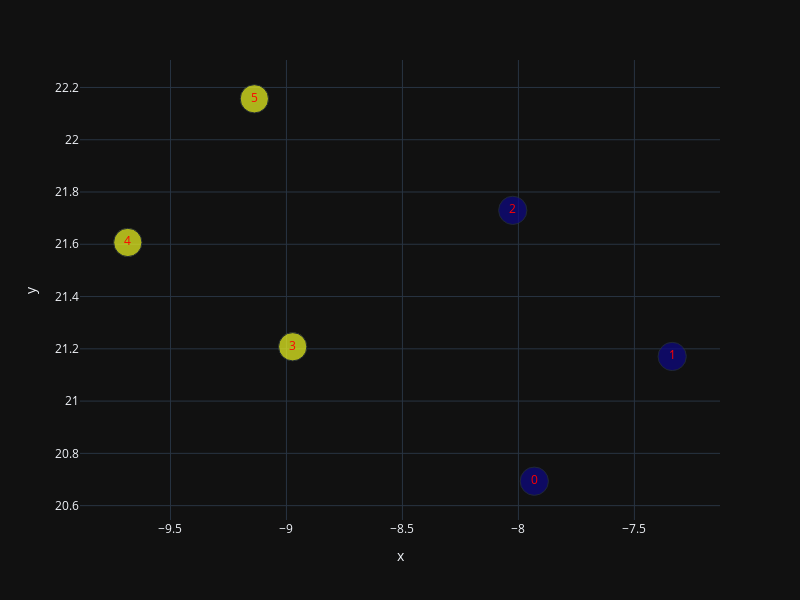

Write notebook code for a chart like this one.
### Code cell
fig = px.scatter(x=umap_dt[:,0],y=umap_dt[:,1],color=classes,size=[1]*6,template="plotly_dark",text=[str(i) for i in range(6)],)
fig.update_traces(marker_coloraxis=None,textfont_color="red")
fig.update_layout(autosize=False,width=800,height=600)
fig.write_image(file="../IMAGES/demo_2d.png", format="png")
fig.show()

### Figure 1 — Plotly figure (JSON) as saved in the notebook; plotly's stock layout.template omitted (floating-point values rounded to 4 significant figures)
{"data": [{"hovertemplate": "x=%{x}<br>y=%{y}<br>size=%{marker.size}<br>text=%{text}<br>color=%{marker.color}<extra></extra>", "legendgroup": "", "marker": {"color": [0, 0, 0, 1, 1, 1], "size": [1, 1, 1, 1, 1, 1], "sizemode": "area", "sizeref": 0.0025, "symbol": "circle"}, "mode": "markers+text", "name": "", "orientation": "v", "showlegend": false, "text": ["0", "1", "2", "3", "4", "5"], "textfont": {"color": "red"}, "type": "scatter", "x": [-7.931, -7.337, -8.024, -8.973, -9.684, -9.138], "xaxis": "x", "y": [20.69, 21.17, 21.73, 21.21, 21.61, 22.16], "yaxis": "y"}], "layout": {"autosize": false, "coloraxis": {"colorbar": {"title": {"text": "color"}}, "colorscale": [[0, "#0d0887"], [0.1111, "#46039f"], [0.2222, "#7201a8"], [0.3333, "#9c179e"], [0.4444, "#bd3786"], [0.5556, "#d8576b"], [0.6667, "#ed7953"], [0.7778, "#fb9f3a"], [0.8889, "#fdca26"], [1, "#f0f921"]]}, "height": 600, "legend": {"itemsizing": "constant", "tracegroupgap": 0}, "margin": {"t": 60}, "width": 800, "xaxis": {"anchor": "y", "autorange": true, "domain": [0, 1], "range": [-9.89, -7.131], "title": {"text": "x"}, "type": "linear"}, "yaxis": {"anchor": "x", "autorange": true, "domain": [0, 1], "range": [20.54, 22.31], "title": {"text": "y"}, "type": "linear"}}}
